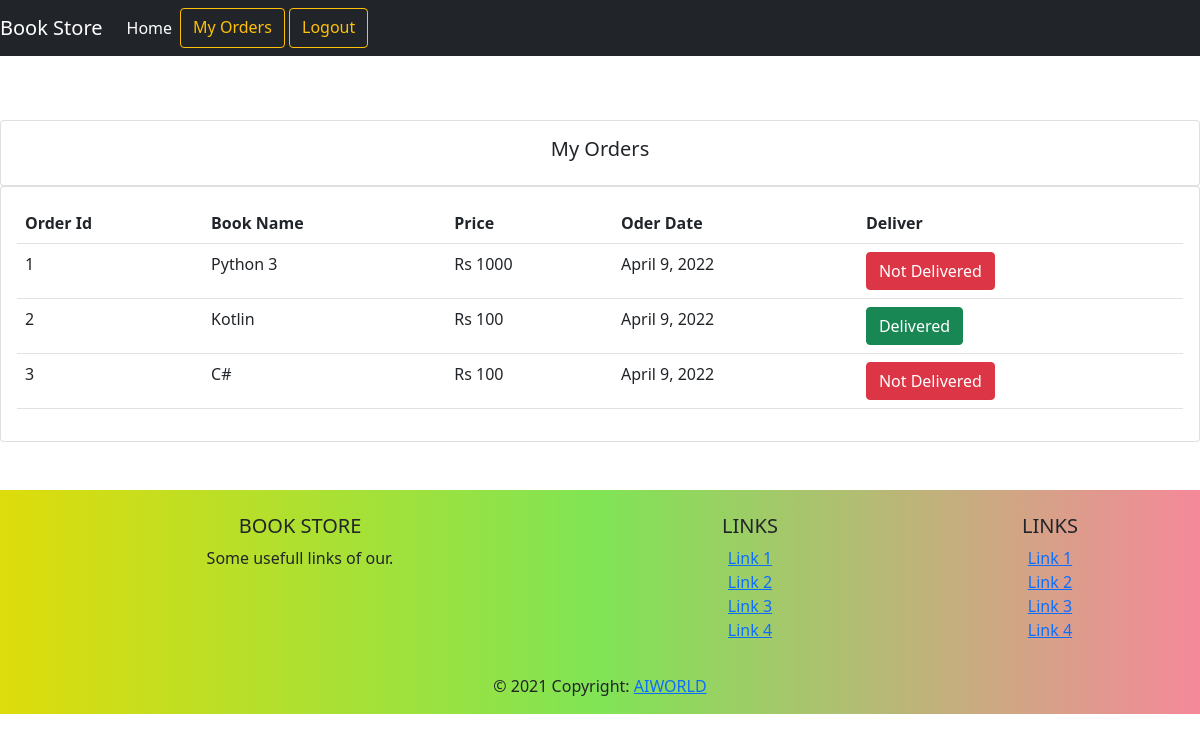
Screenshot of /book/my-orders/ (signed in) with the database file from the repository.
### book/models.py (models this page shows, shortened)
class Order(models.Model):
	user = models.ForeignKey('core.User', on_delete=models.PROTECT)
	book = models.ForeignKey(Book, on_delete=models.PROTECT)
	book_user = models.IntegerField()
	order_date = models.DateField(auto_now_add=True)
	deliver = models.BooleanField(default=False)

class Book(models.Model):
	user = models.ForeignKey('core.User', on_delete=models.PROTECT)
	name = models.CharField(max_length=80)
	author = models.CharField(max_length=80)
	price = models.CharField(max_length=12)
	category = models.CharField(max_length=20, choices=BOOK_CATEGORY)
	date = models.DateField(auto_now_add=True)
	is_available = models.BooleanField()

### book/views.py (the view)
# urls.py: path('my-orders/', MyOrdersView.as_view(), name='my-orders'),
class MyOrdersView(TemplateView, LoginRequiredMixin):
    login_url = 'core:user-login'
    redirect_field_name = 'core:user-login'
    template_name = 'book/myorders.html'
    def get_context_data(self, **kwargs):
        orders = Order.objects.filter(user=self.request.user).order_by('order_date')
        context = {'orders': orders }
        return context

### core/models.py (called while the page is built)
    def __str__(self):
        return str(self.first_name+" "+self.last_name)

### templates/book/myorders.html (shortened to what this page needs)
{% extends 'core/main.html' %}
{% block content %}
<br><br>
<div class="row">
        <div class="col-md">
            <div class="card card-body">
                <h5 style="text-align:center;">My Orders</h5>
            </div>
            <div class="card card-body">
                <table class="table">
                    <tr>
                        <th>Order Id</th>
                        <th>Book Name</th>
                        <th>Price</th>
                        <th>Oder Date</th>
                        <th>Deliver</th>
                    </tr>
                    {% for order in orders %}
                        <tr>
                            <td>{{ order.id }}</td>
                            <td>{{ order.book.name }}</td>
                            <td>Rs {{ order.book.price }}</td>
                            <td>{{ order.order_date }}</td>
                            {% if order.deliver == False %}
                                <td>
                                    <a class="btn btn-danger" href="" disable>Not Delivered</a>
                                </td>
                            {% else %}
                                <td>
                                      <a class="btn btn-success" href="">Delivered</a>
                                </td>
                            {% endif %}
                        </tr>
                    {% endfor %}
                </table>
            </div>
        </div>
    </div>
<br><br>
{% endblock %}

### rows the page displays
Order: id "1", book.name "Python 3", book.price "1000", order_date "April 9, 2022", deliver "Not Delivered"
Order: id "2", book.name "Kotlin", book.price "100", order_date "April 9, 2022", deliver "Delivered"
Order: id "3", book.name "C#", book.price "100", order_date "April 9, 2022", deliver "Not Delivered"
